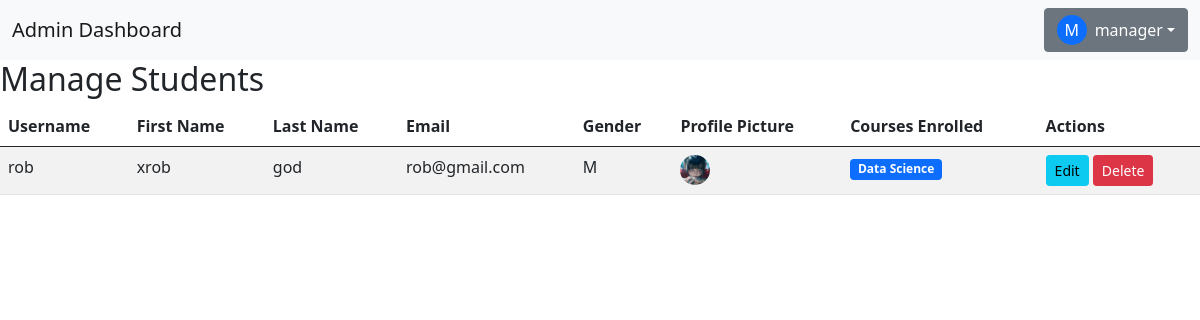
The app's page /manage_users/ (signed in) with its own data.
### studentapp/models.py (models this page shows, shortened)
class Student(models.Model):
    user = models.OneToOneField(User, on_delete=models.CASCADE)
    role_choices = (
        ('student', 'Student'),
        ('admin', 'Admin'),
        ('manager', 'Manager'),
    )
    role = models.CharField(max_length=10, choices=role_choices, default='student')
    profile_picture = models.ImageField(upload_to='profile_pics/', blank=True, null=True)
    gender_choices = (
        ('M', 'Male'),
        ('F', 'Female'),
        ('Nb', 'Non-binary'),
    )
    gender = models.CharField(max_length=2, choices=gender_choices, blank=True, null=True)

class Enrollment(models.Model):
    student = models.ForeignKey(Student, on_delete=models.CASCADE)  # Changed to reference Student
    course = models.ForeignKey(Course, on_delete=models.CASCADE)
    date_enrolled = models.DateField(auto_now_add=True)
    is_active = models.BooleanField(default=True)
    class Meta:
        constraints = [
            models.UniqueConstraint(fields=['student', 'course'], name='unique_enrollment')
        ]  # Ensure unique enrollment per student and course

class Course(models.Model):
    name = models.CharField(max_length=100)
    description = models.TextField()
    instructor = models.CharField(max_length=100)
    created_at = models.DateTimeField(auto_now_add=True)
    end_date = models.DateField(default=date.today)  # Default value set here
    image = models.ImageField(upload_to='course_images/', blank=True, null=True)  # New image field

### studentapp/views.py (the view)
# urls.py: path('manage_users/',manage_users, name='manage_users'),
def manage_users(request):
    users = User.objects.all()
    students = Student.objects.filter(role='student')
    students = students.prefetch_related('enrollment_set')
    return render(request, 'manage_users.html', {'users': users, 'students': students})

### studentapp/templates/manage_users.html (shortened to what this page needs)
{% extends 'admin_base.html' %}
{% block start %}
<main>
    <section>
        <h2>Manage Students</h2>
        {% if students %}
        <table class="table table-striped">
            <thead>
                <tr>
                    <th>Username</th>
                    <th>First Name</th>
                    <th>Last Name</th>
                    <th>Email</th>
                    <th>Gender</th>
                    <th>Profile Picture</th>
                    <th>Courses Enrolled</th>
                    <th>Actions</th>
                </tr>
            </thead>
            <tbody>
                {% for student in students %}
                <tr>
                    <td>{{ student.user.username }}</td>
                    <td>{{ student.user.first_name }}</td>
                    <td>{{ student.user.last_name }}</td>
                    <td>{{ student.user.email }}</td>
                    <td>{{ student.gender }}</td>
                    <td>
                        {% if student.profile_picture %}
                        <img src="{{ student.profile_picture.url }}" alt="Profile Picture" class="rounded-circle"
                            style="width: 30px; height: 30px; object-fit: cover;">
                        {% else %}
                        No picture
                        {% endif %}
                    </td>
                    <td>
                        {% for enrollment in student.enrollment_set.all %}
                        <span class="badge bg-primary">{{ enrollment.course.name }}</span><br>
                        {% empty %}
                        No courses enrolled
                        {% endfor %}
                    </td>
                    <td>
                        <a href="{% url 'edit_user' student.user.id %}" class="btn btn-info btn-sm">Edit</a>
                        <form action="{% url 'delete_user' student.user.id %}" method="POST" style="display:inline;">
                            <button type="submit" class="btn btn-danger btn-sm"
                                onclick="return confirm('Are you sure you want to delete this user?')">Delete</button>
                        </form>
                    </td>
                </tr>
                {% endfor %}
            </tbody>
        </table>
        {% else %}
        <p>No students found.</p>
        {% endif %}
    </section>
</main>
{% endblock %}

### studentapp/templates/admin_base.html (shortened to what this page needs)
{% load static %}
<!DOCTYPE html>
<html lang="en">
<head>
    <link rel="stylesheet" href="{% static 'css/dashboard.css' %}">
    <link href="https://cdn.jsdelivr.net/npm/bootstrap@5.0.1/dist/css/bootstrap.min.css" rel="stylesheet"
 />
</head>
<body>
    <nav class="navbar navbar-expand-lg navbar-light bg-light">
        <div class="container-fluid">
            <a class="navbar-brand" href="{% url 'admin_dashboard' %}">Admin Dashboard</a>
            <div class="collapse navbar-collapse" id="navbarNav">
                <ul class="navbar-nav ms-auto">
                    <div class="rl d-flex align-items-center">
                        {% if request.user.is_authenticated %}
                        <div class="notification">
                        </div>
                        <div class="dropdown">
                            <button class="btn btn-secondary dropdown-toggle d-flex align-items-center" type="button"
                                id="userDropdown" data-bs-toggle="dropdown" aria-expanded="false">
                                {% if request.user.student.picture %}
                                <img src="{{ request.user.student.picture.url }}" alt="Profile Picture"
                                    class="rounded-circle me-2" style="width: 30px; height: 30px; object-fit: cover;">
                                {% else %}
                                <span
                                    class="bg-primary text-white rounded-circle d-flex justify-content-center align-items-center me-2"
                                    style="width: 30px; height: 30px; font-size: 1rem;">
                                    {{ request.user.username|slice:":1"|upper }}
                                </span>
                                {% endif %}
                                {{ request.user.username }}
                            </button>
                        </div>
                        {% else %}
                        <a href="/login/" class="btn btn-primary" type="submit">Login</a>
                        {% endif %}
                    </div>
                </ul>
            </div>
        </div>
    </nav>
    {% block start %}
    {% endblock %}
</body>
</html>

### records on screen
Student: user.username "rob", user.first_name "xrob", user.last_name "god", user.email "rob@gmail.com", gender "M", profile_picture (picture)
Enrollment: course.name "Data Science"

### other values on screen
{{ request.user.username|slice:":1"|upper }} "M"
{{ request.user.username }} "manager"
